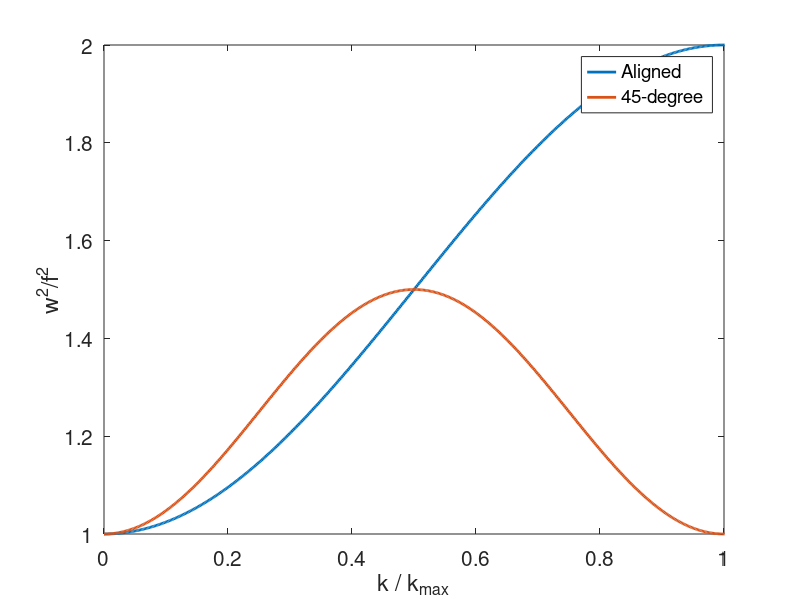

Write MATLAB code to recreate this figure.
function [] = bobEx4p3 ()

k = pi*(0:0.001:1);
w1 = 1 + sin(k).^2;
w2 = 1 + 2*sin(k).^2 .* cos(k).^2;

plot(2*k/pi, w1, 'linewidth', 2.0, 2*k/pi, w2, 'linewidth', 2.0)
xlabel('k / k_{max}','fontsize',15)
ylabel('w^2/f^2','fontsize',15)
set(gca,'fontsize',15)
legend('Aligned','45-degree')
xlim([0,1])

end
